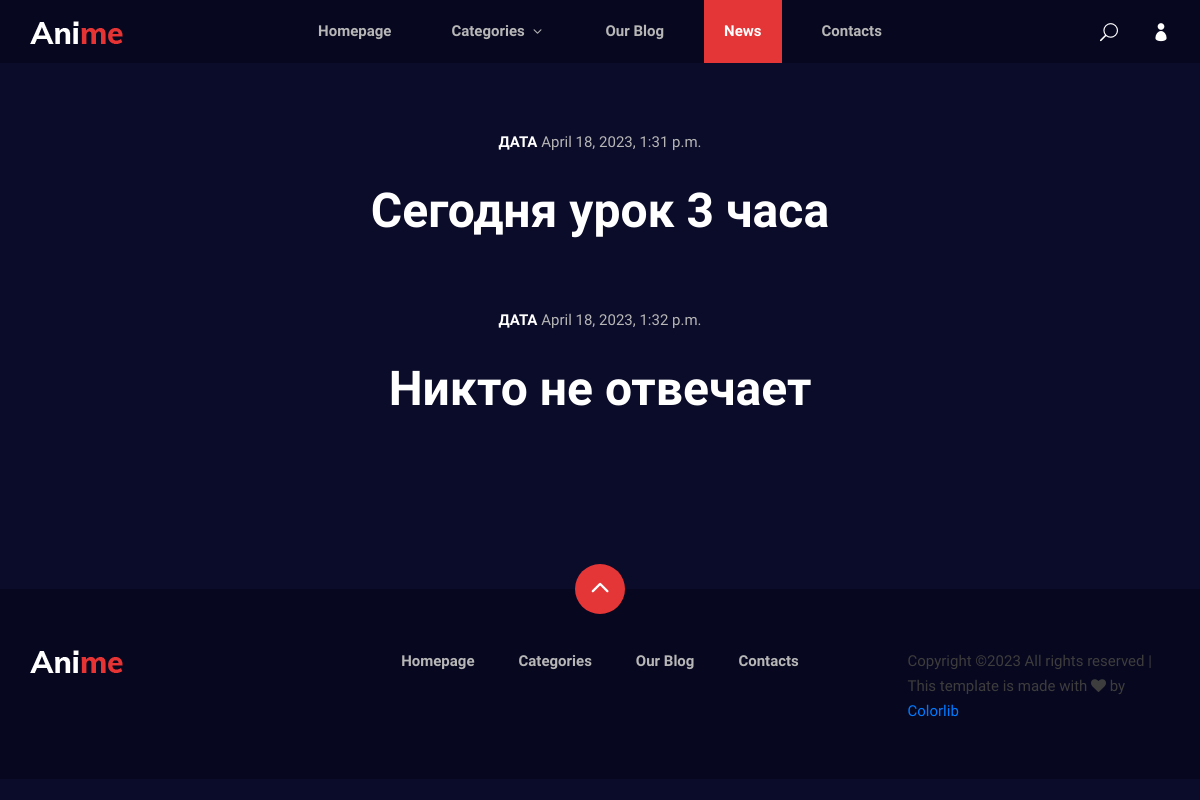
Before: /news/ with the older database file.
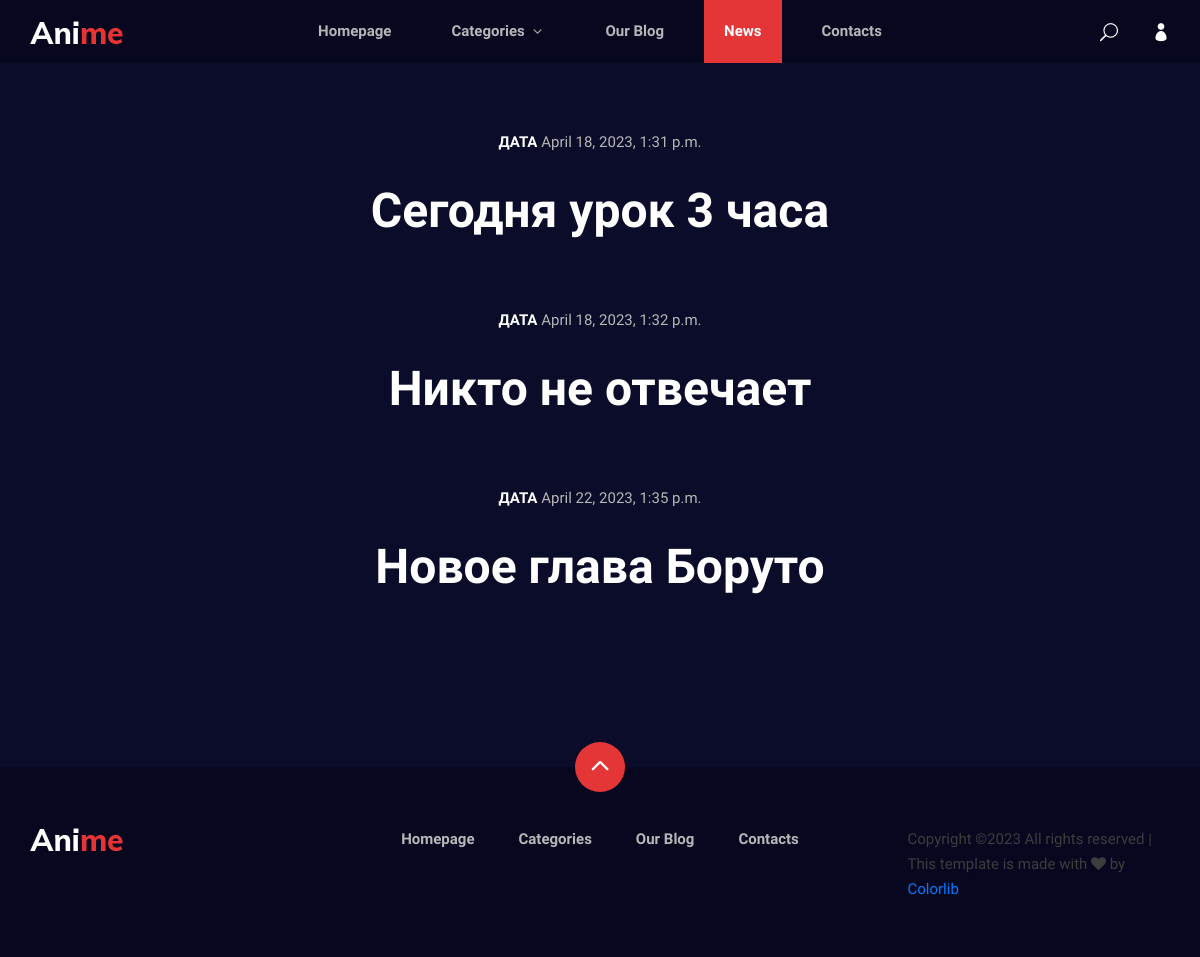
After: the same page with the newer database file.
### kinoapp/models.py (models this page shows, shortened)
class News(models.Model):
    name = models.CharField(max_length=100)
    created_at = models.DateTimeField(auto_now_add=True)
    class Meta:
        verbose_name = 'Новости'
        verbose_name_plural = 'Новости'

### kinoapp/views.py (the view)
# urls.py: path('news/', news, name='news'),
def news(request):
    rows = News.objects.all()
    context = {
        'title':'news',
        'rows': rows,
    }
    return render(request, 'kinoapp/news.html',context)

### templates/kinoapp/news.html (shortened to what this page needs)
{% extends 'homepage.html' %}
{% load static %}
{% block content %}
<body>
    {% include 'kinoapp/headers/baseheader.html' %}
    <section class="blog-details spad">
        <div class="container">
            <div class="row d-flex justify-content-center">
                    {% for item in rows %}
                        <div class="col-lg-8">
                            <div class="blog__details__title">
                                <a href="{% url 'newsDetails' item.id %}">
                                    <h6>Дата <span>{{item.created_at}}</span></h6>
                                    <h2>{{item.name}}</h2>
                                </a>
                            </div>
                        </div>
                    {% endfor %}
                </div>
            </div>
    </section>
<footer class="footer">
    <div class="page-up">
        <a href="#" id="scrollToTopButton"><span class="arrow_carrot-up"></span></a>
    </div>
    <div class="container">
        <div class="row">
            <div class="col-lg-3">
                <div class="footer__logo">
                    <a href="./index.html"><img src="../../static/img/logo.png" alt=""></a>
                </div>
            </div>
            <div class="col-lg-6">
                <div class="footer__nav">
                    <ul>
                        <li class="active"><a href="./index.html">Homepage</a></li>
                        <li><a href="./categories.html">Categories</a></li>
                        <li><a href="./blog.html">Our Blog</a></li>
                        <li><a href="#">Contacts</a></li>
                    </ul>
                </div>
            </div>
            <div class="col-lg-3">
                <p>
                  Copyright &copy;<script>document.write(new Date().getFullYear());</script> All rights reserved | This template is made with <i class="fa fa-heart" aria-hidden="true"></i> by <a href="https://colorlib.com" target="_blank">Colorlib</a>
                  </p>
              </div>
          </div>
      </div>
  </footer>
</body>
{% endblock %}

Changed rows visible on the page:
added News: created_at "April 22, 2023, 1:35 p.m.", name "Новое глава Боруто"
